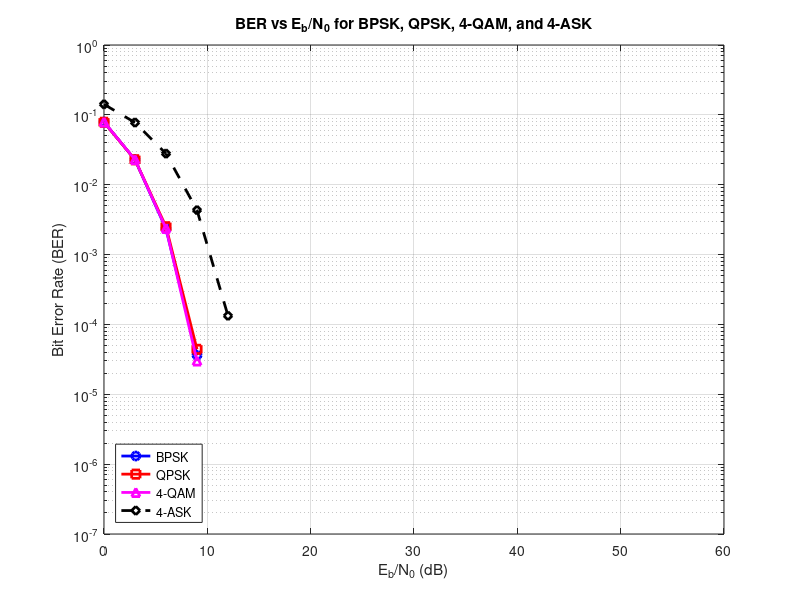

MATLAB code for this plot:
% ================ PART III =================
%% Compare the Performance of BPSK, QPSK, 4-QAM, and 4-ASK
%  Noise added in signal-space domain using proper Eb/N0 normalization

clear; clc; close all;

%% ---------- Simulation Parameters ----------
N   = 1e6;          % number of bits
snr = 0:3:60;       % Eb/N0 range in dB

Rb  = 1000;         % bit rate
Tb  = 1/Rb;         % bit period

%% ---------- Common Bit Energy ----------
Eb = Tb/2;

%% ---------- Common Amplitude ----------
% Choose amplitude so BPSK symbol energy = Eb
A = sqrt(Eb);

%% ==========================================================
%% BPSK
%% Constellation: {-A, +A}
%% ==========================================================
fprintf('Simulating BPSK...\n');

bits_BPSK = randi([0 1], 1, N);

% Mapping
tx_BPSK = (2*bits_BPSK - 1) * A;

BER_BPSK = zeros(size(snr));

for i = 1:length(snr)

    SNR_lin = 10^(snr(i)/10);

    % AWGN std
    sigma = sqrt(Eb/(2*SNR_lin));

    % Channel
    rx = tx_BPSK + sigma*randn(1,N);

    % Detection
    rx_bits = rx >= 0;

    % BER
    BER_BPSK(i) = sum(bits_BPSK ~= rx_bits)/N;
end

%% ==========================================================
%% QPSK (Gray coded)
%% Constellation: (±A, ±A)
%% ==========================================================
fprintf('Simulating QPSK...\n');

bits_QPSK = randi([0 1], 1, N);

num_sym_QPSK = N/2;

bits_pairs = reshape(bits_QPSK,2,num_sym_QPSK);

% Gray-coded mapping
I_QPSK =  (2*bits_pairs(1,:) - 1) * A;
Q_QPSK = -(2*bits_pairs(2,:) - 1) * A;

BER_QPSK = zeros(size(snr));

for i = 1:length(snr)

    SNR_lin = 10^(snr(i)/10);

    sigma = sqrt(Eb/(2*SNR_lin));

    % AWGN channel
    I_rx = I_QPSK + sigma*randn(1,num_sym_QPSK);
    Q_rx = Q_QPSK + sigma*randn(1,num_sym_QPSK);

    % Detection
    rx_b1 = I_rx >= 0;
    rx_b2 = Q_rx <= 0;

    rx_bits = reshape([rx_b1; rx_b2],1,[]);

    % BER
    BER_QPSK(i) = sum(bits_QPSK ~= rx_bits)/N;
end

%% ==========================================================
%% 4-QAM
%% Standard rectangular 4-QAM
%% ==========================================================
fprintf('Simulating 4-QAM...\n');

bits_4QAM = randi([0 1],1,N);

num_sym_4QAM = N/2;

bits_pairs4 = reshape(bits_4QAM,2,num_sym_4QAM);

I_4QAM = (2*bits_pairs4(1,:) - 1) * A;
Q_4QAM = (2*bits_pairs4(2,:) - 1) * A;

BER_4QAM = zeros(size(snr));

for i = 1:length(snr)

    SNR_lin = 10^(snr(i)/10);

    sigma = sqrt(Eb/(2*SNR_lin));

    % AWGN channel
    I_rx4 = I_4QAM + sigma*randn(1,num_sym_4QAM);
    Q_rx4 = Q_4QAM + sigma*randn(1,num_sym_4QAM);

    % Detection
    rx_b1 = I_rx4 >= 0;
    rx_b2 = Q_rx4 >= 0;

    rx_bits4 = reshape([rx_b1; rx_b2],1,[]);

    % BER
    BER_4QAM(i) = sum(bits_4QAM ~= rx_bits4)/N;
end

%% ==========================================================
%% 4-ASK (Gray coded)
%% Levels: {-3A, -A, +A, +3A}
%%
%% Mapping:
%% 00 -> -3A
%% 01 -> -A
%% 11 -> +A
%% 10 -> +3A
%% ==========================================================
fprintf('Simulating 4-ASK...\n');

bits_4ASK = randi([0 1],1,N);

num_sym_4ASK = N/2;

bits_pairs_4ASK = reshape(bits_4ASK,2,num_sym_4ASK);

sym_idx = bits_pairs_4ASK(1,:)*2 + bits_pairs_4ASK(2,:);

tx_4ASK = zeros(1,num_sym_4ASK);

tx_4ASK(sym_idx == 0) = -3*A;   % 00
tx_4ASK(sym_idx == 1) = -1*A;   % 01
tx_4ASK(sym_idx == 3) = +1*A;   % 11
tx_4ASK(sym_idx == 2) = +3*A;   % 10

% Symbol energy
Es_4ASK = mean(tx_4ASK.^2);

% Bit energy
Eb_4ASK = Es_4ASK / 2;

BER_4ASK = zeros(size(snr));

for i = 1:length(snr)

    SNR_lin = 10^(snr(i)/10);

    sigma = sqrt(Eb_4ASK/(2*SNR_lin));

    % AWGN channel
    rx_4ASK = tx_4ASK + sigma*randn(1,num_sym_4ASK);

    rx_bits_4ASK = zeros(2,num_sym_4ASK);

    % Decision regions
    idx = rx_4ASK > 2*A;
    rx_bits_4ASK(:,idx) = repmat([1;0],1,sum(idx));

    idx = (rx_4ASK > 0) & (rx_4ASK <= 2*A);
    rx_bits_4ASK(:,idx) = repmat([1;1],1,sum(idx));

    idx = (rx_4ASK <= 0) & (rx_4ASK > -2*A);
    rx_bits_4ASK(:,idx) = repmat([0;1],1,sum(idx));

    idx = rx_4ASK <= -2*A;
    rx_bits_4ASK(:,idx) = repmat([0;0],1,sum(idx));

    rx_bits4ASK = reshape(rx_bits_4ASK,1,[]);

    % BER
    BER_4ASK(i) = sum(bits_4ASK ~= rx_bits4ASK)/N;
end

%% ==========================================================
%% Plot Results
%% ==========================================================
figure('Color','w');

semilogy(snr, BER_BPSK, 'b-o', ...
    'LineWidth',2,'MarkerSize',6);
hold on;

semilogy(snr, BER_QPSK, 'r-s', ...
    'LineWidth',2,'MarkerSize',6);

semilogy(snr, BER_4QAM, 'm-^', ...
    'LineWidth',2,'MarkerSize',6);

semilogy(snr, BER_4ASK, 'k--d', ...
    'LineWidth',2,'MarkerSize',6);

grid on;

xlabel('E_b/N_0 (dB)');
ylabel('Bit Error Rate (BER)');

title('BER vs E_b/N_0 for BPSK, QPSK, 4-QAM, and 4-ASK');

legend('BPSK', ...
       'QPSK', ...
       '4-QAM', ...
       '4-ASK', ...
       'Location','southwest');

xlim([snr(1) snr(end)]);
ylim([1e-7 1]);

fprintf('Done!\n');
